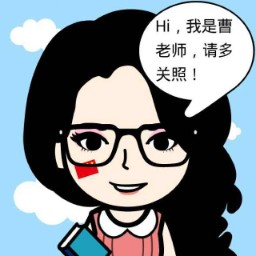
//> input picture img1.jpg, 256 x 256 px
$ ./main2 ../img1.jpg   (built with g++ and OpenCV 4)
//> lines starting //> are read from the running program, lines starting //| are printed output that depends on the picture
// column_intro.cpp : Defines the entry point for the console application.
//

#include <iostream>
#include <opencv2/highgui/highgui.hpp>
#include <opencv2/imgproc/imgproc.hpp>

#include "../include/func.h"

using namespace cv;
using namespace std;
using namespace func;


int main(int argc, char **argv)
{
    std::cout << "main2.cpp" << std::endl;
    func_print();
//> (this line was passed over: func_print is not available in this run)

    if (argc < 2)
    {
        cout << "No arguments found!" << endl;
        return -1;
    }
    //cout << argc << endl;
    float frame_wd = 1110, frame_hg = 170;
    Mat frame = Mat::zeros(frame_hg, frame_wd, CV_8U);

    Mat scale_mat = Mat::zeros(2, 3, CV_32FC1);
    float scale_factor;
    Mat img, rst;
    // the distance of every image move in loop
    float pitch = 0.0;

    std::cout << "main2.cpp" << std::endl;

    for (int i = 0; i < argc - 1; i++)
    {
        img = imread(argv[i + 1], IMREAD_GRAYSCALE);
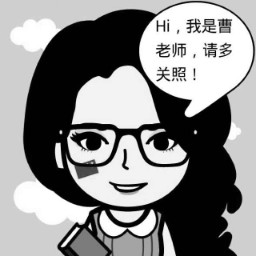
//> img: 256 rows x 256 cols, CV_8UC1; min 0, max 255, mean 138.8
        // get scale factor
        scale_factor = frame_hg / img.size().height;
//> scale_factor = 0.664
        // get scale matrix
        scale_mat.at<float>(0) = scale_factor;
//> scale_mat = [[0.664, 0, 0], [0, 0, 0]]
        scale_mat.at<float>(4) = scale_factor;
//> scale_mat = [[0.664, 0, 0], [0, 0.664, 0]]
        // get size of result
        Size sz(img.size().width * scale_factor,
                img.size().height * scale_factor);
//> sz = Size(170, 170)
        warpAffine(img, rst, scale_mat, sz);
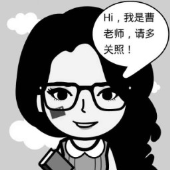
//> rst: 170 rows x 170 cols, CV_8UC1; min 0, max 255, mean 138.9

        if (pitch + rst.size().width < frame.size().width)
        {
            rst.copyTo(frame(Rect(pitch, 0, rst.size().width, frame_hg)));
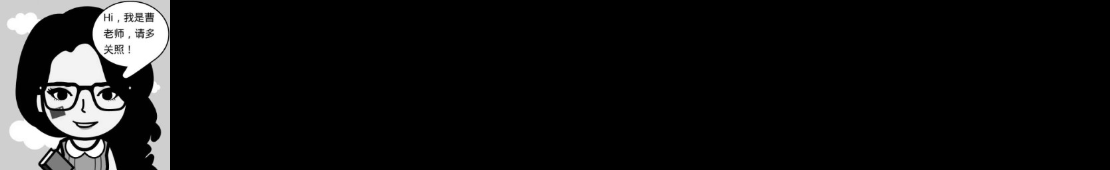
//> frame: 170 rows x 1110 cols, CV_8UC1; min 0, max 255, mean 21.3
            pitch += rst.size().width;
        }
        else
        {
            rst(Rect(0, 0, frame_wd - pitch, frame_hg)).
                    copyTo(frame(Rect(pitch, 0, frame_wd - pitch, frame_hg)));
        }
    }

    // write the result into file
    imwrite("result.png", frame);
    return 0;
}
